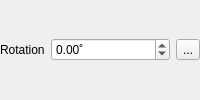
                       <widget class="QFrame" name="mPlacementRotationFrame">
                        <property name="minimumSize">
                         <size>
                          <width>0</width>
                          <height>0</height>
                         </size>
                        </property>
                        <property name="frameShape">
                         <enum>QFrame::NoFrame</enum>
                        </property>
                        <property name="frameShadow">
                         <enum>QFrame::Raised</enum>
                        </property>
                        <layout class="QGridLayout" name="gridLayout_26">
                         <property name="margin">
                          <number>0</number>
                         </property>
                         <item row="0" column="0">
                          <widget class="QLabel" name="label_25">
                           <property name="sizePolicy">
                            <sizepolicy hsizetype="Preferred" vsizetype="Preferred">
                             <horstretch>0</horstretch>
                             <verstretch>0</verstretch>
                            </sizepolicy>
                           </property>
                           <property name="text">
                            <string>Rotation</string>
                           </property>
                           <property name="alignment">
                            <set>Qt::AlignLeading|Qt::AlignLeft|Qt::AlignVCenter</set>
                           </property>
                          </widget>
                         </item>
                         <item row="0" column="1">
                          <widget class="QgsDoubleSpinBox" name="mPointAngleSpinBox">
                           <property name="enabled">
                            <bool>true</bool>
                           </property>
                           <property name="sizePolicy">
                            <sizepolicy hsizetype="MinimumExpanding" vsizetype="Fixed">
                             <horstretch>0</horstretch>
                             <verstretch>0</verstretch>
                            </sizepolicy>
                           </property>
                           <property name="suffix">
                            <string>˚</string>
                           </property>
                           <property name="minimum">
                            <double>-360.000000000000000</double>
                           </property>
                           <property name="maximum">
                            <double>360.000000000000000</double>
                           </property>
                          </widget>
                         </item>
                         <item row="0" column="2">
                          <widget class="QgsDataDefinedButton" name="mPointAngleDDBtn">
                           <property name="text">
                            <string>...</string>
                           </property>
                          </widget>
                         </item>
                        </layout>
                       </widget>
